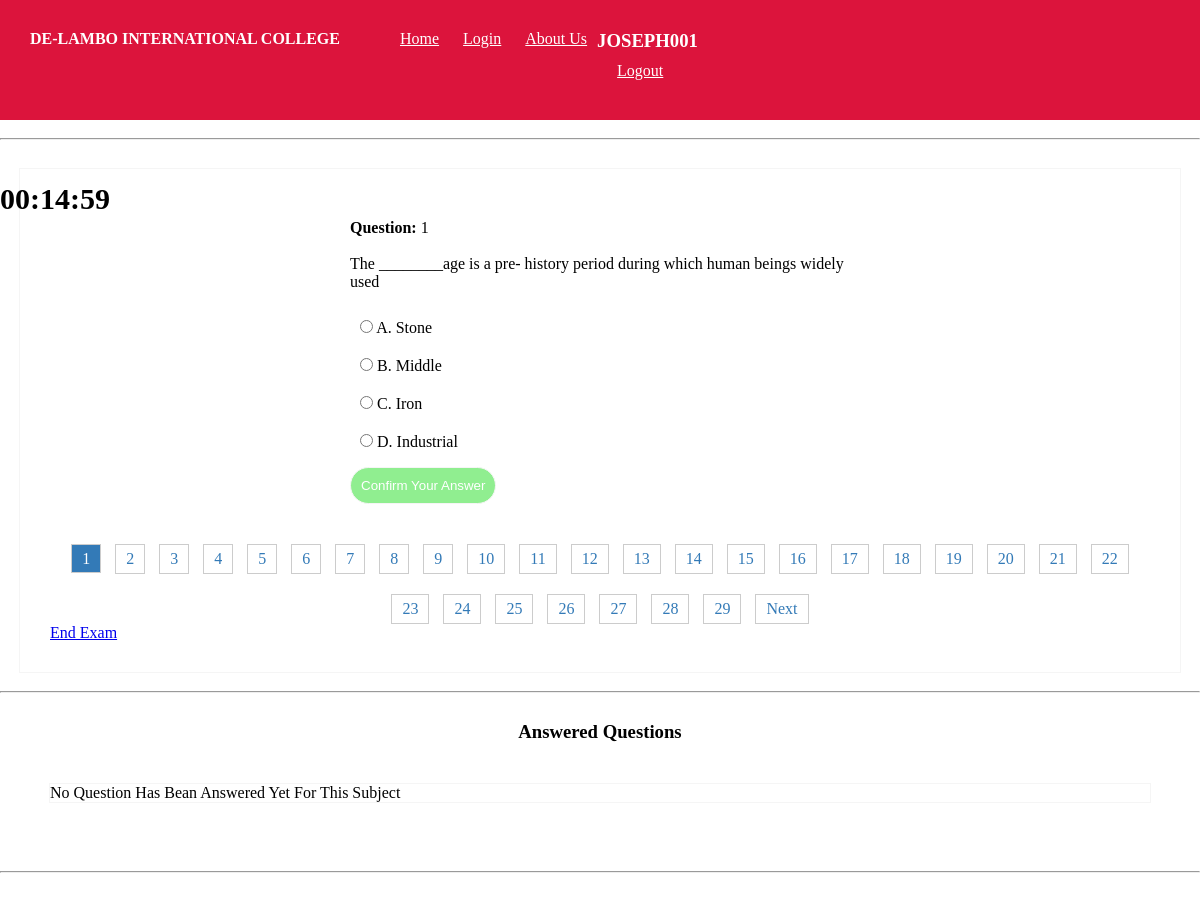
The page /digital.php (signed in) on the database its author committed.
### tables this page shows
CREATE TABLE `settings` (
  `id` int(11) NOT NULL,
  `school_name` text NOT NULL,
  `address` text NOT NULL,
  `phone_number` text NOT NULL,
  `email` text NOT NULL,
  `face_book` text NOT NULL
);

CREATE TABLE `exam` (
  `id` int(11) NOT NULL,
  `subject` varchar(55) DEFAULT NULL,
  `question` text DEFAULT NULL,
  `option_1` text DEFAULT NULL,
  `option_2` text DEFAULT NULL,
  `option_3` text DEFAULT NULL,
  `option_4` text DEFAULT NULL,
  `answer` text DEFAULT NULL
);

### digital.php (the view, shortened to what this page needs)
<?php
require "exam-header.php";
require 'admin/config.php';
?>
<?php
$user_id=$_SESSION['user_id'];
$page = isset($_GET['page']) ? (int)$_GET['page'] : 1;
$limit = 1;
$offset = ($page - 1) * $limit;
$query = "SELECT * FROM exam WHERE subject =9 LIMIT $limit OFFSET $offset";
$result = $conn->query($query);
$total_query = "SELECT COUNT(*) AS total_questions FROM exam WHERE subject =9";
$total_result = $conn->query($total_query);
$total_row = $total_result->fetch_assoc();
$total_rows = $total_row['total_questions'];
echo "<br><hr><br><div class='question'>
<p id='response' class='response-1'></p>
<p id='response-2' class='response-2'></p>
<form action='submit.php' method='post'>";
while ($row = $result->fetch_assoc()) {
  echo "<p><b>Question: </b>".$page.'</b><br/><br/>';
  echo "<p id='q'>". $row['question'] . "</p><br/>";
  echo "<ul>";
  echo "<li><input type='radio' name='answer' value='".$row['option_1']."' id='answer'> A. " . $row['option_1'] . "</li>";
  echo "<li><input type='radio' name='answer' value='".$row['option_2']."' id='answer'> B. " . $row['option_2'] . "</li>";
  echo "<li><input type='radio' name='answer' value='".$row['option_3']."' id='answer'> C. " . $row['option_3'] . "</li>";
  echo "<li><input type='radio' name='answer' value='".$row['option_4']."' id='answer'> D. " . $row['option_4'] . "</li>";
  echo "</ul>";
}
echo "<input type='submit' value='Confirm Your Answer' name='submit' id='confirm'>";
echo "</form>";
?>
<div class="pagination">
  <?php
for ($i = 1; $i <= ceil($total_rows/ $limit); $i++) {
  if ($i == $page) {?>
    <span><?php echo $i ;?></span>
    <?php
  } else {?>
    <a href="?page=<?php echo $i;?>" id='page' data-id="<?php echo $i;?>"><?php echo $i;?></a>
    <?php
  }
}
if ($page < ceil($total_rows / $limit)) {?>
  <a href="?page=<?php echo ($page + 1);?>">Next</a>
  <?php
}?>
</div>
<p><a href="result.php?subject=9">End Exam</a></p>
</div>
<br>
<hr><br>
<h3 id='answered'>Answered Questions</h3>
<ul class='answered-question'>
    <?php
$select=$conn->query("SELECT * FROM confirm_answer WHERE student_id='$user_id'");
if($select->num_rows>0){
while($r=$select->fetch_assoc()){
    echo "<li>No: ".$r['question_no']."</li>";
}
}else{
    echo "<p class='no'>No Question Has Bean Answered Yet For This Subject</p>";
}
?>
</ul>
<br><hr><br><br>

### exam-header.php (shortened to what this page needs)
<!DOCTYPE html>
<html lang="en">
<head>
    <link rel="stylesheet" href="css/top.css">
</head>
<nav class="navbar navbar-expand">
    <?php
  require "admin/config.php";
  $na=$conn->query("SELECT * FROM settings");
  if($na->num_rows>0){
    $row=$na->fetch_assoc();
    ?>
       <h4 style="margin-right:50px;"><?php echo $row['school_name'];?></h4>
    <?php
  }else{
    echo "School Application";
  }
    ?>
    <div>
        <a href="index.php" class="nav-item">Home</a>
        <a href="login.php" class="nav-item">Login</a>
            <a href="about.php" class="nav-item">About Us</a>
    </div>
    <?php
if(isset($_SESSION['username'])){
    ?>
<div class='right'>
    <div class='drop-down-inner'>
        <h3><?php echo $_SESSION['username'];?></h4>
                     <li><a href="logout">Logout</a></li>
    </div>
    <br>
</div>
<?php
}else{
    header('location:student_login');
}
?>
</nav>
 <?php require 'timer.php';?>

### css/top.css (style rules this page uses)
* { padding: 0; margin: 0; }
.navbar-expand { padding: 30px; background-color: crimson; color: white; }
.navbar-expand a { padding: 10px; color: white; }

### exam-header.php (style rules this page uses)
.navbar { display:flex; }
.right { width: 400px; float:right; margin-right:50px; display: flex; flex-direction: row; }

### digital.php (style rules this page uses)
.question { padding:30px; width:1100px; margin:0 auto; border:1px solid whitesmoke; margin-top:10px; }
.pagination { text-align: center; margin-top: 20px; }
.pagination a, .pagination span { padding: 5px 10px; border: 1px solid #ccc; margin: 0 5px; text-decoration: none; color: #337ab7; }
.pagination a { margin-top:20px; display:inline-block; }
.pagination span { background-color: #337ab7; color: #fff; }
input[type="submit"] { padding:10px; margin:6px 0 0 0; background-color:lightgreen; color:white; border:1px solid whitesmoke; border-radius:50px; cursor:pointer; }
form { width:500px; margin:0 auto; margin-top:20px; }
li { list-style-type:none; padding:10px; }
.answered-question { border:1px solid whitesmoke; width: 1100px; margin:0 auto; margin-top:30px; margin-bottom:50px; }
#answered { padding:10px; text-align:center; }

### rows shown on the page
settings: school_name "DE-LAMBO INTERNATIONAL COLLEGE"
exam: question "The ________age is a pre- history period during which human beings widely used", option_1 "Stone", option_2 "Middle", option_3 "Iron", option_4 "Industrial"

### other values the page prints
$_SESSION['username'] "JOSEPH001"
